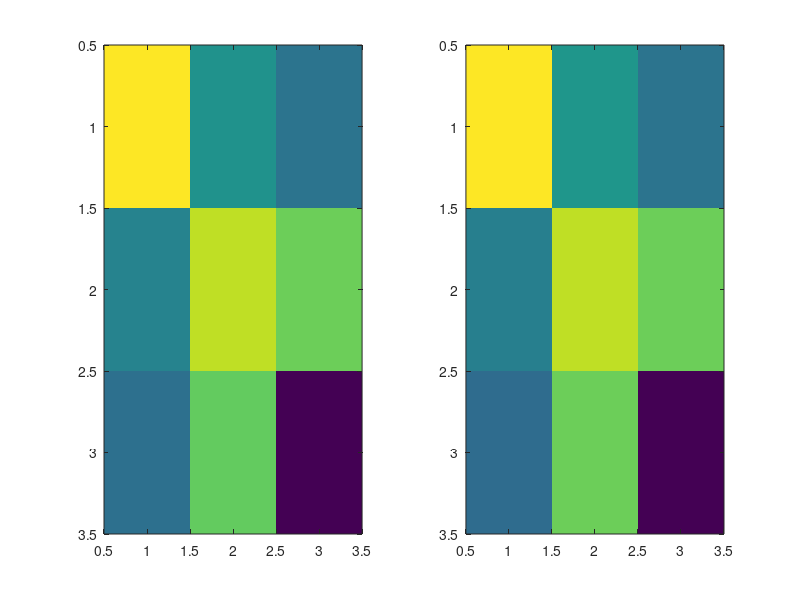

Here is the MATLAB script that generated this plot:
% test something about eigenvectors and expected value of correlations

N = 5;
evec = eye(N);
eval = 2.^-(1:N);

T = 100000;
kappa = sqrt(eval).*randn(T,N);

data = kappa * pinv(evec);

[coeff,score,latent] = pca(data);

figure(1); clf;
subplot(1,2,1); imagesc(eval); 
subplot(1,2,2); imagesc(coeff);


%% -- orthonormal with gram schmidt --

A = [2 -3 -1; 1 1 -1; 0 1 -1];
B = orth(A);
N = length(A);
evec = B;
eval = 2.^-(1:N);
T = 10000;
kappa = sqrt(eval).*randn(T,N);
data = kappa * evec';
[coeff,score,latent] = pca(data);
for n = 1:N
    if sign(coeff(1,n))~=sign(evec(1,n))
        coeff(:,n) = -coeff(:,n);
        score(:,n) = -score(:,n);
    end
end
% figure(1); clf;
% subplot(1,2,1); imagesc(B); 
% subplot(1,2,2); imagesc(coeff);
eval .* evec;
data' * kappa / T;

w = randn(3,1);
w = w / norm(w);
y = data * w;

tRun = 10000;
wrun = zeros(3,tRun);
wrun(:,1) = w;
for t = 2:tRun
    y = data * wrun(:,t-1);
    p = y' * data / T;
    wrun(:,t) = wrun(:,t-1) + 0.1*p';
    wrun(:,t) = wrun(:,t) / norm(wrun(:,t));
end

clc
kw = w' * evec;
pi = y' * data / T;
pMatrix = (evec.*eval).*(w'*evec);
%sum(evec.^2 .* eval.*2,2)'
%p.^2




yrun = data * wrun(:,end);
prun = yrun' * data / T;
fprintf('pRandom: %.2f, pRun: %.2f\n',sum(w.*pi'), sum(wrun(:,end).*prun'));

  

%% -- do it again with noiser inputs and more noise --

N = 3;
A = [2 -3 -1; 1 1 -1; 0 1 -1];
B = orth(A);
evec = B;
eval = 2.^-(1:N);
T = 100000;
kappa = sqrt(eval).*randn(T,N);

smoothScores = 10;
kappa = filter(ones(1,smoothScores)/sqrt(smoothScores),1,kappa,[],1);
data = kappa * evec';
[coeff,score,latent] = pca(data);
for n = 1:N
    if sign(coeff(1,n))~=sign(evec(1,n))
        coeff(:,n) = -coeff(:,n);
        score(:,n) = -score(:,n);
    end
end

figure(1); clf;
subplot(1,2,1); imagesc(coeff); 
subplot(1,2,2); imagesc(evec);

w = randn(N,1);
w = w / norm(w);
y = data * w;
pi = y' * data / T;
kw = w' * evec; 
ptheory = (evec * (eval' .* kw'))';

%
tRun = 10000;
wrun = zeros(N,tRun);
wrun(:,1) = w;
%wrs = zeros(N,tRun);
%wrs(:,1) = w;
for t = 2:tRun
    y = data * wrun(:,t-1);
    p = y' * data / T;
    wrun(:,t) = wrun(:,t-1) + 0.1*p';
    wrun(:,t) = wrun(:,t) / norm(wrun(:,t));
end

clc
kw = w' * evec;
y = data * w;
pi = y' * data / T;

pMatrix = (evec.*eval).*kw;
% sum(evec.^2 .* eval.*2,2)'
%p.^2

nw = @(N) ones(N,1)/norm(ones(N,1));
w1 = nw(N);
d1 = repmat(data(:,1),1,N);
y1 = d1 * w1;
p1 = y1' * d1 / T;

yrun = data * wrun(:,end);
prun = yrun' * data / T;
% yrs = spikes * wrs(:,end);
% prs = yrs' * spikes / T;

kwrun = wrun(:,end)' * evec;
pthrun = (evec * (eval' .* kwrun'))';

kw = evec(:,1)' * evec; 
ptheory = (evec * (eval' .* kw'))';

fprintf('pRandom: %.2f, pRun: %.2f, pTheory: %.2f, p1: %.2f\n',sum(w.*pi'), sum(wrun(:,end).*prun'), sum(ptheory*evec(:,1)), p1*w1);
%fprintf('pRandom: %.2f, pRun: %.2f, pSpikes: %.2f\n',sum(w.*pi'), sum(wrun(:,end).*prun'), sum(wrs(:,end).*prs'));



%% -- 
N = 11;
A = magic(N);
evec = orth(A);
eval = 1.3.^-(1:N);
T = 10000;
kappa = sqrt(eval).*randn(T,N);
data = kappa * evec';

w = zeros(N,T);
w(:,1) = randn(N,1);
w(:,1) = w(:,1)/norm(w(:,1));

dt = 0.1;
for t = 2:T
    cy = data(t,:) * w(:,t-1);
    dw = cy * (data(t,:)' - cy*w(:,t-1));
    w(:,t) = w(:,t-1) + dt * dw;
end


